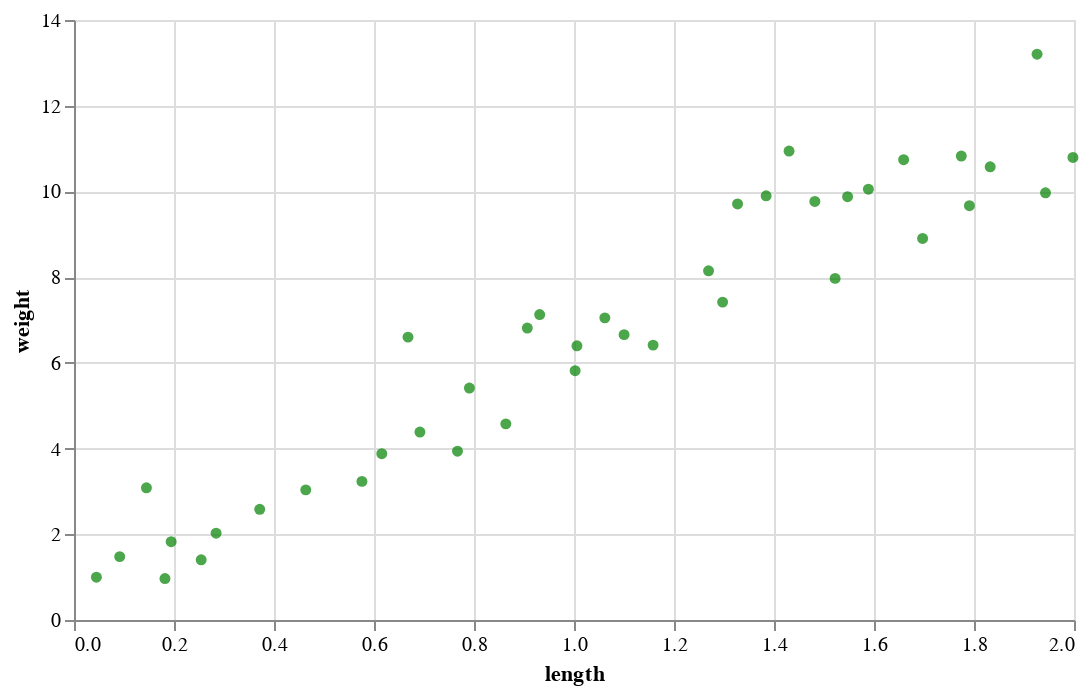

Here is the notebook cell this chart was saved with:
### Code cell
X_train, X_test, y_train, y_test = train_test_split(X, y, test_size=0.2, random_state=123)

source = pd.concat([X_train, y_train], axis=1)

scatter = alt.Chart(source, width=500, height=300).mark_point(filled=True, color='green').encode(
    alt.X('length:Q'),
    alt.Y('weight:Q'))

scatter

### Figure 1 — Vega-Lite specification as saved in the notebook (floating-point values rounded to 4 significant figures)
{"config": {"view": {"continuousWidth": 300, "continuousHeight": 300}}, "data": {"name": "data-b6b36d9253ffa44549ee85a5d64b6eb6"}, "mark": {"type": "point", "color": "green", "filled": true}, "encoding": {"x": {"field": "length", "type": "quantitative"}, "y": {"field": "weight", "type": "quantitative"}}, "height": 300, "width": 500, "$schema": "https://vega.github.io/schema/vega-lite/v5.8.0.json", "datasets": {"data-b6b36d9253ffa44549ee85a5d64b6eb6": [{"length": 0.8637, "weight": 4.576}, {"length": 1.926, "weight": 13.2}, {"length": 0.4635, "weight": 3.037}, {"length": 1.659, "weight": 10.74}, {"length": 0.1943, "weight": 1.828}, {"length": 0.04482, "weight": 0.9979}, {"length": 0.2544, "weight": 1.405}, {"length": 1.1, "weight": 6.659}, {"length": 1.998, "weight": 10.79}, {"length": 1.002, "weight": 5.816}, {"length": 1.269, "weight": 8.147}, {"length": 0.6156, "weight": 3.881}, {"length": 1.43, "weight": 10.94}, {"length": 1.062, "weight": 7.05}, {"length": 0.2842, "weight": 2.026}, {"length": 0.7908, "weight": 5.412}, {"length": 1.943, "weight": 9.969}, {"length": 0.1449, "weight": 3.086}, {"length": 0.9314, "weight": 7.126}, {"length": 1.791, "weight": 9.667}, {"length": 0.1819, "weight": 0.9661}, {"length": 0.668, "weight": 6.6}, {"length": 1.482, "weight": 9.766}, {"length": 0.5759, "weight": 3.234}, {"length": 1.775, "weight": 10.83}, {"length": 1.006, "weight": 6.399}, {"length": 1.522, "weight": 7.971}, {"length": 1.589, "weight": 10.05}, {"length": 0.3715, "weight": 2.583}, {"length": 1.297, "weight": 7.418}, {"length": 1.327, "weight": 9.708}, {"length": 0.9066, "weight": 6.812}, {"length": 1.697, "weight": 8.903}, {"length": 0.767, "weight": 3.939}, {"length": 0.6918, "weight": 4.385}, {"length": 1.547, "weight": 9.877}, {"length": 1.384, "weight": 9.898}, {"length": 1.158, "weight": 6.414}, {"length": 0.09142, "weight": 1.479}, {"length": 1.832, "weight": 10.57}]}}
